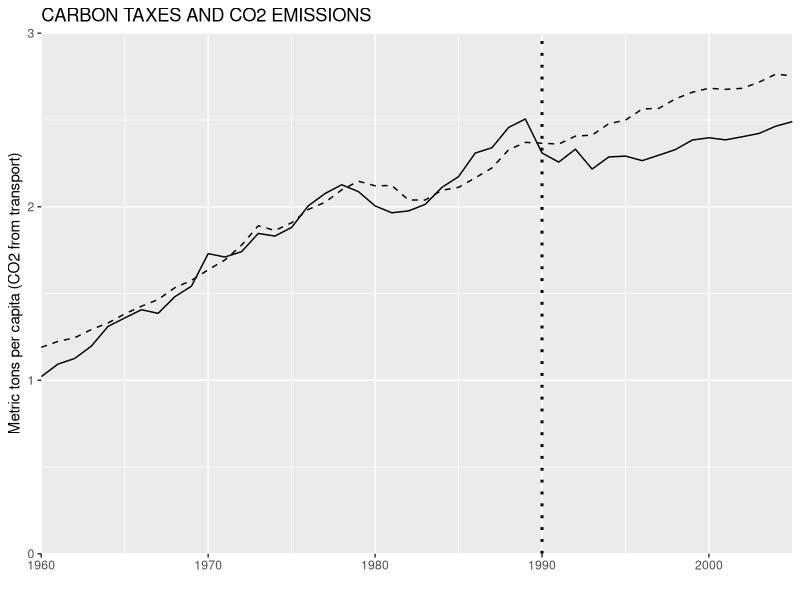
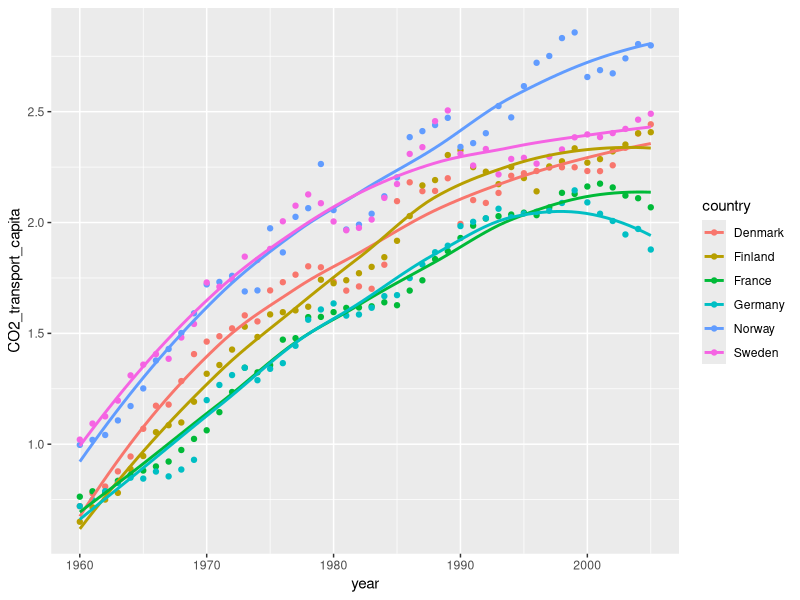
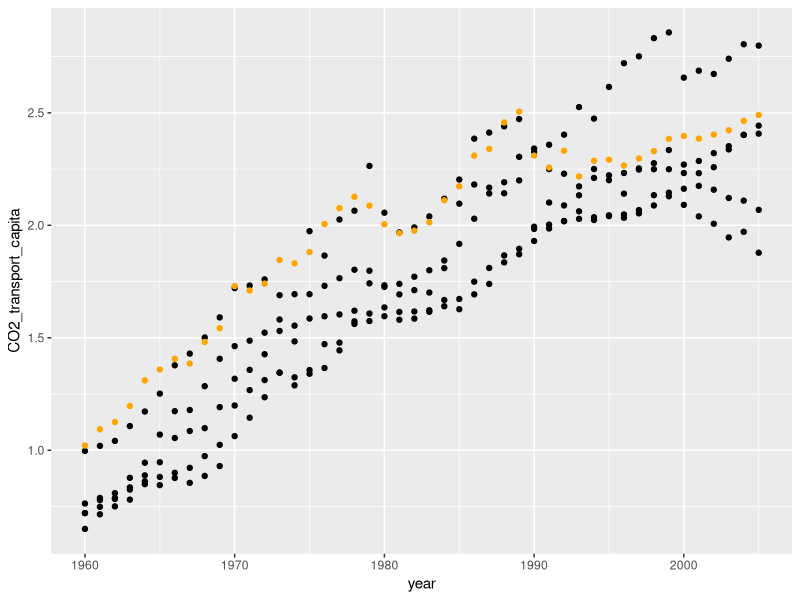

Write the R code that produced these figures, in order.
#Assignment for Economic Policy, Winter Semester 21/22


#Authors:

#Marvin Müller
#Fabian Sturmberg
#Lionel Lütgering


#install.packages("haven")
library (haven)
library(ggplot2)
library(dplyr)
carbontax_data <- read_dta("Data/carbontax_fullsample_data.dta")
CO2_data <- read_dta("Data/CO2_Graph.dta")


figure_3 <- ggplot2::ggplot(data = CO2_data,
                            mapping = aes(year)
                            )+
  geom_line(aes(y=CO2_OECD), linetype = "dashed")+
  geom_line(aes(y=CO2_Sweden))+
  coord_cartesian(xlim = c(1960,2005), ylim = c(0.0,3.0),expand = FALSE)+
  xlab("")+
  ylab("Metric tons per capita (CO2 from transport)")+
  labs(title = "CARBON TAXES AND CO2 EMISSIONS")+
  geom_vline(xintercept = 1990, linetype = "dotted",size=1)

figure_3


carbontax_data_sample <- carbontax_data%>%
  filter(country=="Sweden" |country=="Denmark"|country=="Finland"|
           country=="Norway"|country=="Germany"|country=="France")%>%
  glimpse()

task_3_plot_1 <- ggplot2::ggplot(data=carbontax_data_sample,
                                 aes(year,CO2_transport_capita,
                                     color = country))+
  geom_point()+
  geom_smooth(se = F)

task_3_plot_1



carbontax_data_sample_no_swe <- carbontax_data%>%
  filter(country=="Denmark"|country=="Finland"|
           country=="Norway"|country=="Germany"|country=="France")%>%
  glimpse()

carbontax_data_sample_swe <- carbontax_data%>%
  filter(country=="Sweden")%>%
  glimpse()


task_3_plot_2 <- ggplot2::ggplot(data=carbontax_data_sample_no_swe,
                                 aes(year,CO2_transport_capita))+
  geom_point()+
  geom_point(data=carbontax_data_sample_swe, color = "orange")
  #geom_smooth(se = F)

task_3_plot_2



